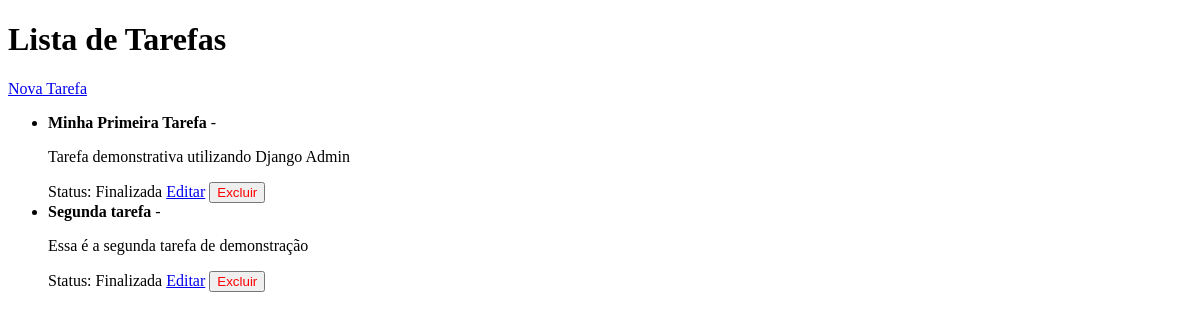
The app's page /, older data.
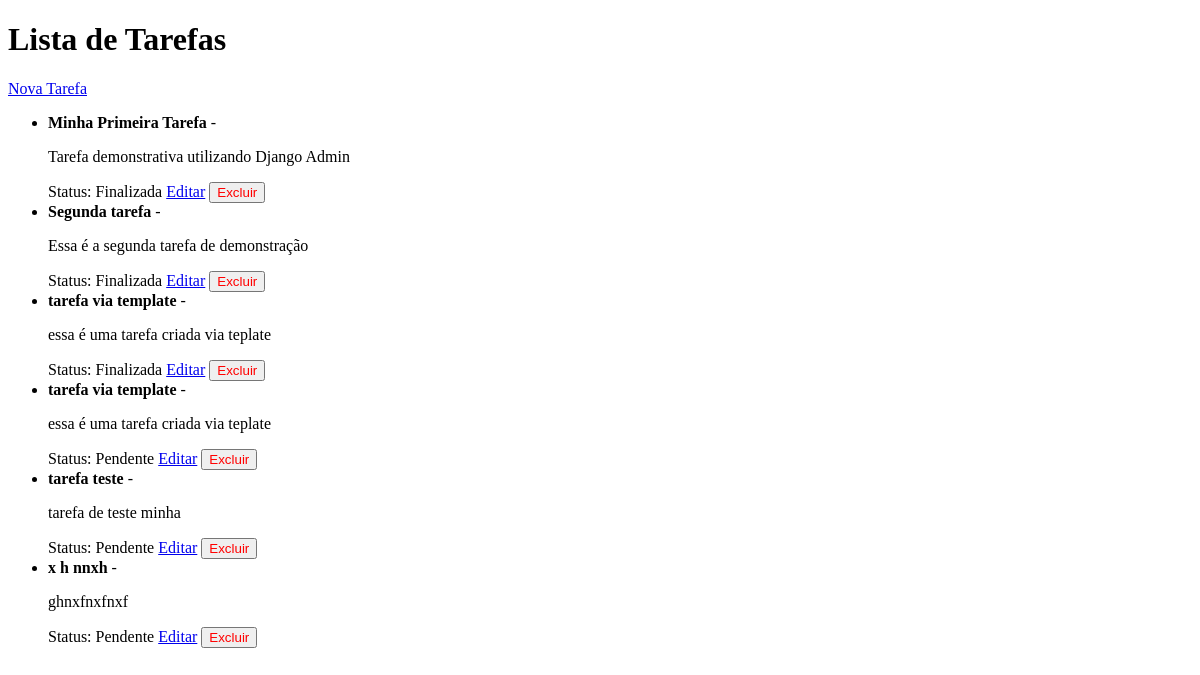
The same page, newer data.
### tarefas/models.py (models this page shows)
class Tarefa(models.Model):
    titulo = models.CharField(max_length=100)
    descricao = models.TextField(blank=True)
    finalizado = models.BooleanField(default=False)
    criado_em = models.DateTimeField(auto_now_add=True)

### tarefas/views.py (the view)
# urls.py: path('', views.listarTarefas, name='listarTarefas'),
def listarTarefas(request):
    tarefas = Tarefa.objects.all()  # Obtém todas as tarefas
    return render(request, 'tarefas/listar.html', {'tarefas': tarefas})

### tarefas/templates/tarefas/listar.html (shortened to what this page needs)
<!doctype html>
<html lang="pt-BR">
  <head>
  </head>
  <body>
    <h1>Lista de Tarefas</h1>
    <p><a href="{% url 'novaTarefa' %}">Nova Tarefa</a></p>
    <ul>
      {% for tarefa in tarefas %}
      <li>
        <strong> {{ tarefa.titulo }} </strong>
        -
        <p>{{ tarefa.descricao }}</p>
        {% if tarefa.finalizado %} Status: Finalizada {% else %} Status:
        Pendente {% endif %}
        <a href="{% url 'editarTarefa' tarefa.id %}">Editar</a>
        <form
          method="POST"
          action="{% url 'deletarTarefa' tarefa.id %}"
          style="display: inline"
        >
          <button type="submit" style="color: red">Excluir</button>
        </form>
      </li>
      {% endfor %}
    </ul>
  </body>
</html>

Row changes from the older to the newer data that the page shows:
added Tarefa: titulo "tarefa via template", descricao "essa é uma tarefa criada via teplate", finalizado "Status: Finalizada"
added Tarefa: titulo "tarefa via template", descricao "essa é uma tarefa criada via teplate", finalizado "Status: Pendente"
added Tarefa: titulo "tarefa teste", descricao "tarefa de teste minha", finalizado "Status: Pendente"
added Tarefa: titulo "x h nnxh", descricao "ghnxfnxfnxf", finalizado "Status: Pendente"
